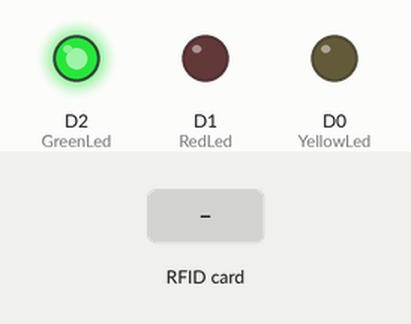
Bench run of a sketch on a simulated ESP8266 (NodeMCU). On the bench: output pins drawn as LEDs (lit = HIGH). The test bench sets the inputs (shaded band). WiFi joins after 1.5 s; servers stay silent unless stated; uploads are accepted with an empty reply; what the sketch prints to the serial monitor is not drawn.

Above: at 0.1 s.
At 2.2 s:
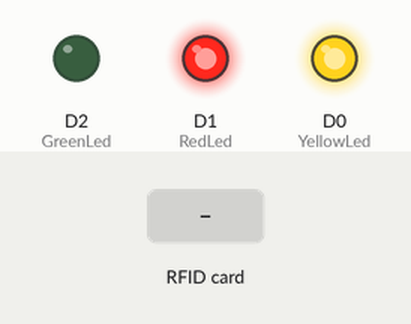
2.3 s: RFID card 5E 7A 19 C4 held to the reader
At 4.1 s:
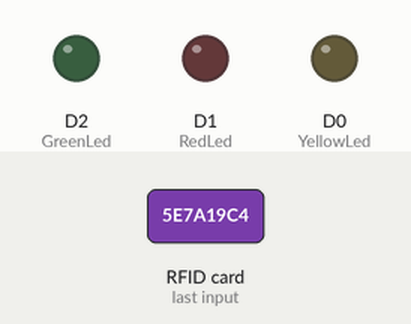
Timing chart, 0 to 5.6 s (numbered marks = the images above; inputs shaded):
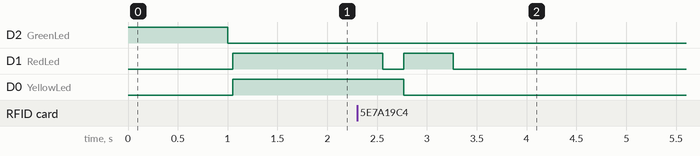

The sketch:

Test_1.ino
```cpp
#include <ESP8266WiFi.h>
#include <ESP8266HTTPClient.h>
#include <MFRC522.h>
#include <SPI.h>
#define SS_PIN D8 //RX slave select
#define RST_PIN D3
#define YellowLed D0
#define RedLed D1
#define GreenLed D2

MFRC522 mfrc522(SS_PIN, RST_PIN); // Create MFRC522 instance.

String Link;
String CardID="";

void setup() {
  // put your setup code here, to run once:
  pinMode(YellowLed,OUTPUT);
  pinMode(RedLed,OUTPUT);
  pinMode(GreenLed,OUTPUT);
  // Indicate that Nodemcu is setting up
  digitalWrite(GreenLed, HIGH);
  delay(1000);
  digitalWrite(GreenLed, LOW);
  //
  Serial.begin(9600);

  SPI.begin(); // Init SPI bus
  mfrc522.PCD_Init(); // Init MFRC522

  WiFi.begin("Redmi Note 10 Pro","Redmi@S"); // recommended in setup() instead of loop
}

void loop() {
  // put your main code here, to run repeatedly:
  if(WiFi.status() != WL_CONNECTED) // Wait if the wifi connection is
  {
    digitalWrite(YellowLed, HIGH);
    digitalWrite(RedLed, HIGH);

    Serial.println("WiFi disconnected. Waiting for connection...");
    WiFi.begin("Redmi Note 10 Pro","Redmi@S");
    while(WiFi.status() != WL_CONNECTED)
    {
      Serial.print(".") ;
      delay(500);
    }
    digitalWrite(YellowLed, LOW);
    digitalWrite(RedLed, LOW);
    Serial.println();
    Serial.println("Connected !");
    Serial.println(WiFi.localIP());
  }  //Wifi Connection established
  //check if new card is being read and check if card id (UID) is successfully scanned or not
  if(! (mfrc522.PICC_IsNewCardPresent() && mfrc522.PICC_ReadCardSerial()) )
  {
    return;
  }
  //retrieve the UID and store it in string variable
  for (byte i = 0; i < mfrc522.uid.size; i++)
  {
      CardID += String(mfrc522.uid.uidByte[i], HEX);
  }
  digitalWrite(YellowLed, HIGH);
  Serial.println("Remove Card and Wait for response.");
  Serial.println(CardID);

  // Send the Card ID to the server
  // Link = "http://127.0.0.1:8000/mark/?rfid="+CardID;
  Link = "http://192.168.142.53:8000/mark/?rfid="+CardID;
  // http://192.168.142.53:8000/mark/?rfid=rf_10
  HTTPClient http; //object of HttpClient
  WiFiClient client;
  // http.begin(Link);
  http.begin(client, Link);
  int httpCode = http.GET();
  if(httpCode > 0) // successful if positive
  {
    String response = http.getString();
    Serial.println(httpCode);
    Serial.println(response);

    //check the response
    if(response == "1")
    {
      digitalWrite(YellowLed, LOW);
      digitalWrite(GreenLed, HIGH);
      Serial.println("Authorized !");
    }
    else{
      digitalWrite(YellowLed, LOW);
      digitalWrite(RedLed, HIGH);
      Serial.println("Denied !");
    }
  }
  else // GET request failed
  {
    digitalWrite(RedLed, HIGH);
    Serial.println("GET request failed");
  }
  // Resetting the variable
  CardID = "";
  Link = "";

  http.end();// Close the connection
  delay(500);
  digitalWrite(YellowLed, LOW);
  digitalWrite(RedLed, LOW);
  digitalWrite(GreenLed, LOW);
}
```
